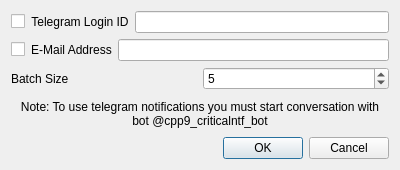
<?xml version="1.0" encoding="UTF-8"?>
<ui version="4.0">
 <class>NotificationSettings</class>
 <widget class="QDialog" name="NotificationSettings">
  <property name="geometry">
   <rect>
    <x>0</x>
    <y>0</y>
    <width>400</width>
    <height>170</height>
   </rect>
  </property>
  <property name="windowTitle">
   <string>Dialog</string>
  </property>
  <layout class="QVBoxLayout" name="verticalLayout">
   <item>
    <layout class="QHBoxLayout" name="horizontalLayout_2">
     <item>
      <widget class="QCheckBox" name="tg_checkBox">
       <property name="text">
        <string/>
       </property>
      </widget>
     </item>
     <item>
      <widget class="QLabel" name="tg_label">
       <property name="text">
        <string>Telegram Login ID</string>
       </property>
       <property name="alignment">
        <set>Qt::AlignCenter</set>
       </property>
      </widget>
     </item>
     <item>
      <widget class="QLineEdit" name="tg_lineEdit"/>
     </item>
    </layout>
   </item>
   <item>
    <layout class="QHBoxLayout" name="horizontalLayout">
     <item>
      <widget class="QCheckBox" name="email_checkBox">
       <property name="text">
        <string/>
       </property>
      </widget>
     </item>
     <item>
      <widget class="QLabel" name="email_label">
       <property name="text">
        <string>E-Mail Address</string>
       </property>
       <property name="alignment">
        <set>Qt::AlignCenter</set>
       </property>
      </widget>
     </item>
     <item>
      <widget class="QLineEdit" name="email_lineEdit"/>
     </item>
    </layout>
   </item>
   <item>
    <layout class="QHBoxLayout" name="horizontalLayout_3">
     <item>
      <widget class="QLabel" name="batch_size_label">
       <property name="text">
        <string>Batch Size</string>
       </property>
      </widget>
     </item>
     <item>
      <widget class="QSpinBox" name="batch_size_spinBox">
       <property name="minimum">
        <number>1</number>
       </property>
       <property name="value">
        <number>5</number>
       </property>
      </widget>
     </item>
    </layout>
   </item>
   <item>
    <widget class="QLabel" name="tg_note">
     <property name="text">
      <string>Note: To use telegram notifications you must start conversation with bot @cpp9_criticalntf_bot</string>
     </property>
     <property name="scaledContents">
      <bool>false</bool>
     </property>
     <property name="alignment">
      <set>Qt::AlignCenter</set>
     </property>
     <property name="wordWrap">
      <bool>true</bool>
     </property>
    </widget>
   </item>
   <item>
    <widget class="QDialogButtonBox" name="buttonBox">
     <property name="orientation">
      <enum>Qt::Horizontal</enum>
     </property>
     <property name="standardButtons">
      <set>QDialogButtonBox::Cancel|QDialogButtonBox::Ok</set>
     </property>
    </widget>
   </item>
  </layout>
 </widget>
 <resources/>
 <connections>
  <connection>
   <sender>buttonBox</sender>
   <signal>accepted()</signal>
   <receiver>NotificationSettings</receiver>
   <slot>accept()</slot>
   <hints>
    <hint type="sourcelabel">
     <x>248</x>
     <y>254</y>
    </hint>
    <hint type="destinationlabel">
     <x>157</x>
     <y>274</y>
    </hint>
   </hints>
  </connection>
  <connection>
   <sender>buttonBox</sender>
   <signal>rejected()</signal>
   <receiver>NotificationSettings</receiver>
   <slot>reject()</slot>
   <hints>
    <hint type="sourcelabel">
     <x>316</x>
     <y>260</y>
    </hint>
    <hint type="destinationlabel">
     <x>286</x>
     <y>274</y>
    </hint>
   </hints>
  </connection>
 </connections>
</ui>
